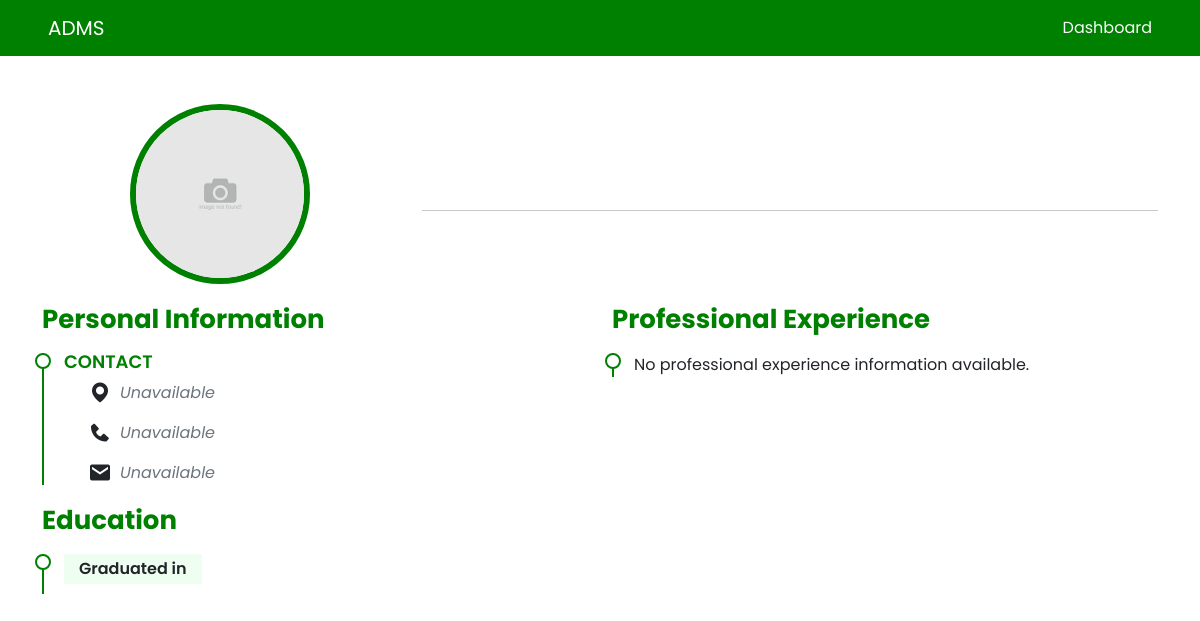
/admin/profile.php?student_number=202013211, run on an earlier commit of the app's database.
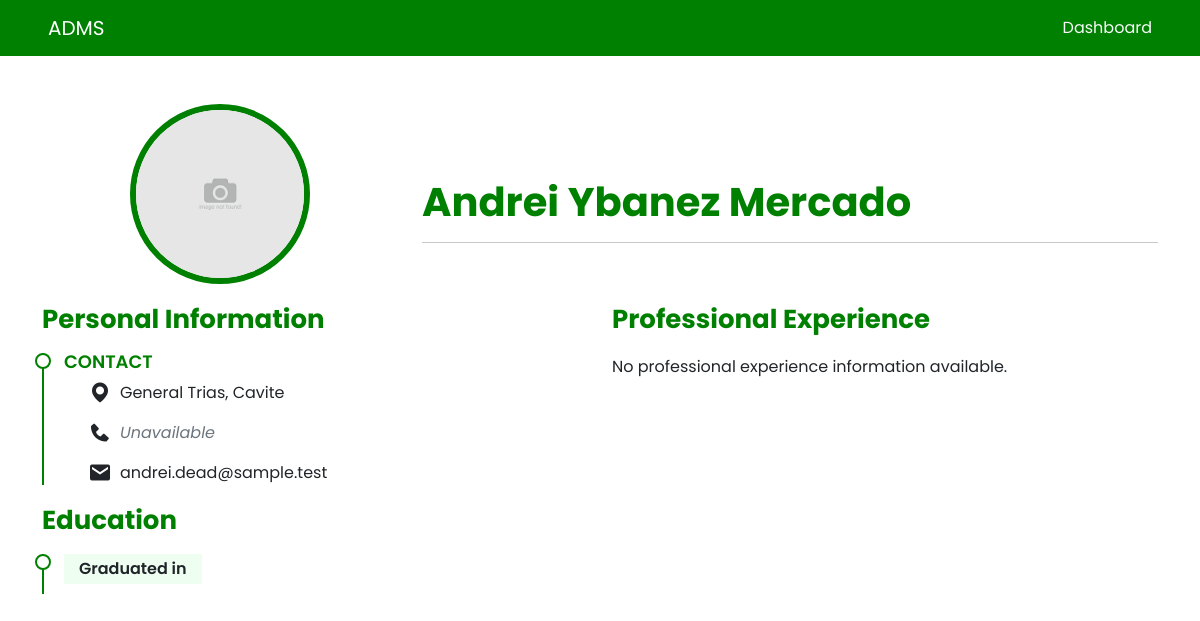
And on a later commit of the database.
### tables this page shows
CREATE TABLE `alumni` (
  `alumni_id` int(11) NOT NULL,
  `user_id` int(11) DEFAULT NULL,
  `student_number` varchar(9) DEFAULT NULL,
  `img` varchar(100) DEFAULT NULL,
  `fname` varchar(100) NOT NULL,
  `mname` varchar(100) DEFAULT NULL,
  `lname` varchar(100) NOT NULL,
  `gender` enum('Male','Female','Other') NOT NULL,
  `civil_status` enum('Single','Married','Divorced','Widowed','Other') NOT NULL,
  `birthday` date NOT NULL,
  `address_` text NOT NULL,
  `contact_no` varchar(13) DEFAULT NULL,
  `email` varchar(100) DEFAULT NULL,
  `approved` varchar(8) DEFAULT NULL,
  `archive` varchar(10) DEFAULT NULL,
  `archive_expiry` timestamp NULL DEFAULT NULL
);

### admin/profile.php (the view, shortened to what the changed rows need)
<?php
include '../connectDB.php';
if(isset($_GET['student_number'])) {
    $studentNumber = $_GET['student_number'];
    $alumniQuery = "SELECT * FROM alumni WHERE student_number = ?";
    $alumniStmt = mysqli_prepare($conn, $alumniQuery);
    if ($alumniStmt) {
        mysqli_stmt_bind_param($alumniStmt, "s", $studentNumber);
        mysqli_stmt_execute($alumniStmt);
        $alumniResult = mysqli_stmt_get_result($alumniStmt);
        $alumniData = mysqli_fetch_assoc($alumniResult);
        $fullName = $alumniData['fname'] . ' ' . $alumniData['mname']. ' ' . $alumniData['lname'];
    }
}
?>
<!DOCTYPE html>
<html lang="en">
<head>
    <link rel="stylesheet" href="../bootstrap/bs.css">
    <link href="https://cdn.jsdelivr.net/gh/hung1001/font-awesome-pro@4cac1a6/css/all.css" rel="stylesheet" />
    <link href='https://unpkg.com/boxicons@2.1.4/css/boxicons.min.css' rel='stylesheet'>
    <link href='../assets/alumniProfile.css' rel='stylesheet'>
</head>
<body class="vh-100">
    <section id="resume" class="resume">
        <div class="container m-5 mx-auto">
            <div class="">
                <div class="row d-lg-flex d-block align-items-center">
                    <div class="col-lg-8 col-12">
                        <div class="w-100 text-center text-lg-start">
                            <h1 class="mt-lg-5 mb-0 fw-bolder fname">
                                <?php echo $fullName;  ?>
                            </h1>
                            <hr>
                        </div>
                    </div>
                </div>
            </div>
            <div class="row">
                <div class="col-lg-6 ms-3 ms-lg-0" data-aos="fade-up">
                    <div class="resume-item pb-0">
                        <div class="ms-4">
                            <p class="d-flex align-items-center">
                                <i class='bx bxs-map fs-4 me-2'></i><span>
                                    <?php echo $alumniData['address_'] ?? '<em class="text-secondary">Unavailable</em>'; ?>
                                </span>
                            </p>
                            <p class="d-flex align-items-center">
                                <i class='bx bxs-phone fs-4 me-2'></i><span>
                                    <?php echo $alumniData['contact_no'] ?? '<em class="text-secondary">Unavailable</em>'; ?>
                            </p>
                            <p class="d-flex align-items-center">
                                <i class='bx bxs-envelope fs-4 me-2'></i><span>
                                    <?php echo $alumniData['email'] ?? '<em class="text-secondary">Unavailable</em>'; ?>
                                </span>
                            </p>
                        </div>
                    </div>
                </div>
                <div class="col-lg-6 ms-3 ms-lg-0" data-aos="fade-up" data-aos-delay="100">
                    <h3 class="resume-title">Professional Experience</h3>
                    <?php
                        $workHistoryQuery = "SELECT * FROM workHistory WHERE user_id = ? ORDER BY workEnd DESC";
                        $workHistoryStmt = mysqli_prepare($conn, $workHistoryQuery);
                        if ($workHistoryStmt && isset($alumniData['user_id'])) {
                            mysqli_stmt_bind_param($workHistoryStmt, "i", $alumniData['user_id']);
                            mysqli_stmt_execute($workHistoryStmt);
                            $workHistoryResult = mysqli_stmt_get_result($workHistoryStmt);
                            if (mysqli_num_rows($workHistoryResult) > 0) {
                                while ($row = mysqli_fetch_assoc($workHistoryResult)) {
                                    echo '<div class="resume-item">';
                                    echo '<h4>' . $row['position'] . '</h4>';
                                    $formattedWorkStart = date('Y M', strtotime($row['workStart']));
                                    $formattedWorkEnd = ($row['workEnd'] == 'Present') ? 'Present' : date('Y M', strtotime($row['workEnd']));
                                    echo '<h5>' . $formattedWorkStart . ' - ' . $formattedWorkEnd . '</h5>';
                                    echo '<p><em>' . $row['company'] . '</em></p>';
                                    echo '</div>';
                                }
                            } else {
                                echo '<p>No professional experience information available.</p>';
                            }
                        } else {
                            echo '<div class="resume-item">';
                            echo '<p>No professional experience information available.</p>';
                            echo '</div>';
                        }
                        ?>
                </div>
            </div>
        </div>
    </section>
</body>
</html>

What changed in the data, as far as the page shows it:
now on this page (row edited): alumni: fullName "Andrei Ybanez Mercado", address_ "General Trias, Cavite", contact_no "Unavailable", email "andrei.dead@sample.test"
changed alumni: user_id empty → 15 (drawn)
Also different on the page:
$alumniData['address_']: "Unavailable" → (not shown)
$alumniData['contact_no']: "Unavailable" → (not shown)
$alumniData['email']: "Unavailable" → (not shown)
